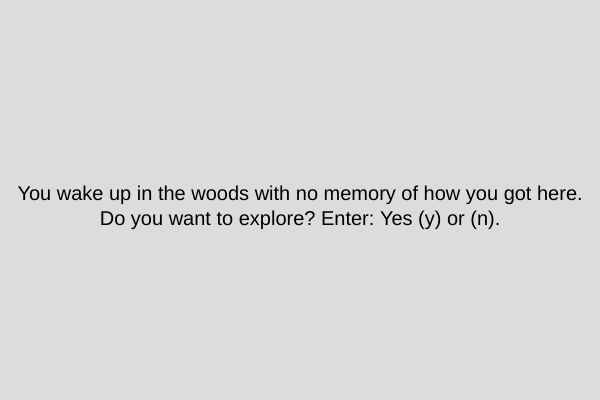
Frame 1 (no input)
Frame 60 (no input): identical to frame 1, image omitted
Frame 120 (the mouse pressed at the canvas centre since frame 60): identical to frame 1, image omitted

The p5.js sketch that drew this single still picture (run headless with seeded random() and noise() and a simulated clock; from frame 60 on, the mouse is pressed at the canvas centre):

// p5.js sketch
// ── sketch.js
var scene = 0;
var characterX = 50;
var userChoice = '';
var houseX;
var animationProgress = 0;

function setup() {
    createCanvas(600, 400);
    houseX = width - 100;
    background(50, 200, 50);
}

function draw() {
    background(220);
    if (scene === 0) {
        startingScene();
    } else if (scene === 6) {
        getGoingPrompt();
    } else if (scene === 1) {
        exploreScene();
    } else if (scene === 2) {
        houseScene();
        if (userChoice === 'c') {
            animateMoveRight();
        }
    } else if (scene === 3) {
        hearNoise();
    } else if (scene === 3.1) {
        exhaustedLossScene();
    } else if (scene === 3.2) {
        hideUnderBedOrCloset();
    } else if (scene === 4) {
    runningLowOnWaterScene();
    } else if (scene === 7) {
            nobodyCame();
}else if (scene === 8) {
  rightTurnWin();
}
  else if (scene===9){
    hide();
  }
  else if (scene ===10){
    runAway();
  }else if (scene===11){
    postHideRun();
  }else if (scene === 12){
    hidingAgain();
  }
}

function keyPressed() {
    console.log("Key pressed:", key);
    console.log("Current scene:", scene);

    if (scene === 0) { 
        if (key === 'y' || key === 'Y') {
            scene = 1; 
        } else if (key === 'n' || key === 'N') {
            scene = 6; 
        }
    } else if (scene === 6) { 
        if (key === 'y' || key === 'Y') {
            scene = 1; 
        }
    } else if (scene === 2) { 
        if (key === 'b' || key === 'B') {
            scene = 3; 
        } else if (key === 'k' || key === 'K') {
            scene = 7; 
        } else if (key === 'c' || key === 'C') {
            userChoice = key.toLowerCase();
            characterX = 50;
            animationProgress = 0;
            continueAnimation(); 
        }
    } else if (scene === 7) { 
        if (key === 'y' || key === 'Y') {
            scene = 4; 
        } else if (key === 'n' || key === 'N') {
            scene = 2; 
        }
    } else if (scene === 3) { 
        if (key === 'y' || key === 'Y') {
            if (userChoice === 'k') {
                continueAnimation();
            } else {
                userChoice = 'y';
                nobodyCame();
            }
        } else if (key === 'n' || key === 'N') {
            userChoice = 'n';
            nobodyCame();
        }
    } else if (scene === 4) {
      runningLowOnWaterScene();
        }else if (scene === 3.1) { 
        if (key === 'l' || key === 'L') {
            exhaustedLossScene();
        }else if (scene === 8) {
          if (key === 'r' || key === 'R'){
          rightTurnWin();}
    else if(scene ===9) {
          hide();
        }else if (scene === 11){
          if (key === 'y' || key === 'Y')
          postHideRun();
        }else if (scene === 12){
          if(key=== 'N' || key === 'N'){
            hidingAgain();
          }
        }
        }
}
}


function continueAnimation() {
    if (scene === 3) {
        animationProgress += 5;
        characterX += 5;
        if (animationProgress >= 100) {
            scene = 4;
            userChoice = 'c';
        }
    }
}


function startingScene() {
    background(220);
    textSize(20);
    textAlign(CENTER);
    text("You wake up in the woods with no memory of how you got here.\nDo you want to explore? Enter: Yes (y) or (n).", width / 2, height / 2);
}

function exploreScene() {
    background(50, 200, 50);
    characterX += 5;
    fill(255);
    ellipse(characterX, height / 2, 30, 30);
    if (characterX >= width - 50) {
        scene = 2;
        characterX = 50;
    }
}

function houseScene() {
    fill(0);
    textSize(20);
    textAlign(CENTER);
    text("You come across a house. \nDo you want to break in (b), knock (k), or continue (c)?", width / 2, height / 2);
}

function transitionScene() {
    if (userChoice === 'b') {
        hearNoise();
    } else if (userChoice === 'k') {
        nobodyCame();
    } else if (userChoice === 'c') {
        animateMoveRight();
    }
}

function hearNoise() {
    background(220);
    fill(0);
    textSize(20);
    textAlign(CENTER);
    text("You hear a noise. Will you hide (h) or run (r)?", width / 2, height / 2);
    scene = 3; 
  if(key === 'h' || key === 'H'){
    scene = 9;
  }else if (key === 'r' || key === 'R'){
    scene = 10;
  }
}

function nobodyCame() {
    background(220);
    fill(0);
    textSize(20);
    textAlign(CENTER);
    text("Nobody came to the door. \nIt is probably time to continue. \nWhat do you think? Yes (y) or No (n)", width / 2, height / 2);
    if (userChoice === 'y') {
        scene = 4;
    } else if (userChoice === 'n') {
        scene = 2;
    } else if (userChoice === 'k') {
        if (scene === 3) {
            continueAnimation();
        } else {
            scene = 7;
        }
    }
    userChoice = '';
}

function animateMoveRight() {
    if (animationProgress < width - 50) {
        background(50, 200, 50);
        characterX = 50 + animationProgress;
        animationProgress += 5;
        fill(255);
        ellipse(characterX, height / 2, 30, 30);
    } else {
        userChoice = '';
        animationProgress = 0;
        scene = 4; 
    }
}
function runningLowOnWaterScene() {
    background(220);
    fill(0);
    textSize(20);
    textAlign(CENTER);
    text("You are running low on water,\nand getting very dehydrated from this exploring.\nYou need to find some fast.\nWill you turn left (L) or right (R)?", width / 2, height / 2);
    
    if (key === 'l' || key === 'L') {
        scene = 3.1;
    } else if (key === 'r' || key === 'R') {
        scene = 8;
    }
}

function hideUnderBedOrCloset() {
    background(220);
    fill(0);
    textSize(20);
    textAlign(CENTER);
    text("You decide to hide. \nDo you want to hide under the bed (b) \nor in the closet (c)?", width / 2, height / 2);
}

function exhaustedLossScene() {
    
    fill(0);
    textSize(20);
    textAlign(CENTER);
    text("You walk... and keep walking.\nYou find nothing.\nYou're passing out \nYou Lose", width / 2, height / 2);
}

function getGoingPrompt() {
    fill(0);
    textSize(20);
    textAlign(CENTER);
    text("Really, you should get going. Press 'Y' to continue exploring.", width / 2, height / 2);
}

function rightTurnWin(){
  fill(0);
  textSize(20);
  textAlign(CENTER);
  text("You walk... \nAnd in the distance you see a town! \nYou're saved!\nYou win.", width / 2, height / 2);
}

function hide(){
  fill(0);
  textSize(20);
  textAlign(CENTER);
  text("Someone is coming. \nThey might see you. \nThis is your last chance to run. \nDo you want to?\nYes(Y) No(N)", width /2, height /2);
  if (key === 'y' || key === 'R'){
    scene = 11;
  }else if (key === 'n' || key === 'N'){
    scene = 12;
  }
}

function runAway(){
  fill(0);
  textSize(20);
  textAlign(CENTER);
  text("You made it! \nAnd there's a town in the distance! \nYou're safe! \nYou win!", width / 2, height /2);
}

function postHideRun(){
  fill(0);
  textSize(20);
  textAlign(CENTER);
  text("You barely made it! \nLuckily there's a town in the difference you can retire to safely. \nYou Win!", width / 2, height / 2)
}

function hidingAgain(){
  fill(0);
  textSize(20);
  textAlign(CENTER);
  text("You were caught and captured. \nWho knows how you're gonna escape this one. \nYou lose.", width / 2, height / 2)
}
